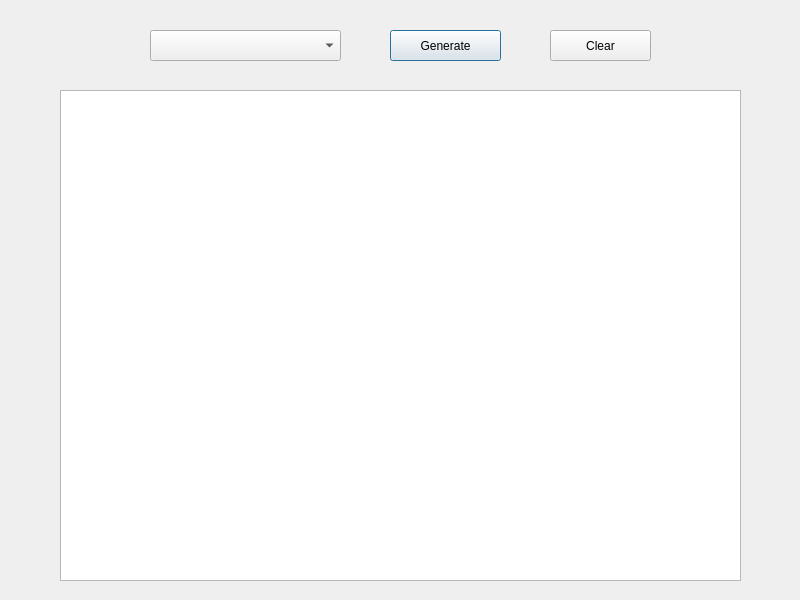
<?xml version="1.0" encoding="UTF-8"?>
<ui version="4.0">
 <class>ReportDialog</class>
 <widget class="QDialog" name="ReportDialog">
  <property name="geometry">
   <rect>
    <x>0</x>
    <y>0</y>
    <width>800</width>
    <height>600</height>
   </rect>
  </property>
  <property name="windowTitle">
   <string>Dialog</string>
  </property>
  <widget class="QComboBox" name="reportTypeComboBox">
   <property name="geometry">
    <rect>
     <x>150</x>
     <y>30</y>
     <width>191</width>
     <height>31</height>
    </rect>
   </property>
  </widget>
  <widget class="QPushButton" name="generateReportButton">
   <property name="geometry">
    <rect>
     <x>390</x>
     <y>30</y>
     <width>111</width>
     <height>31</height>
    </rect>
   </property>
   <property name="text">
    <string>Generate</string>
   </property>
  </widget>
  <widget class="QPushButton" name="clearReportButton">
   <property name="geometry">
    <rect>
     <x>550</x>
     <y>30</y>
     <width>101</width>
     <height>31</height>
    </rect>
   </property>
   <property name="text">
    <string>Clear</string>
   </property>
  </widget>
  <widget class="QTextBrowser" name="reportTextBrowser">
   <property name="geometry">
    <rect>
     <x>60</x>
     <y>90</y>
     <width>681</width>
     <height>491</height>
    </rect>
   </property>
  </widget>
 </widget>
 <resources/>
 <connections/>
</ui>
